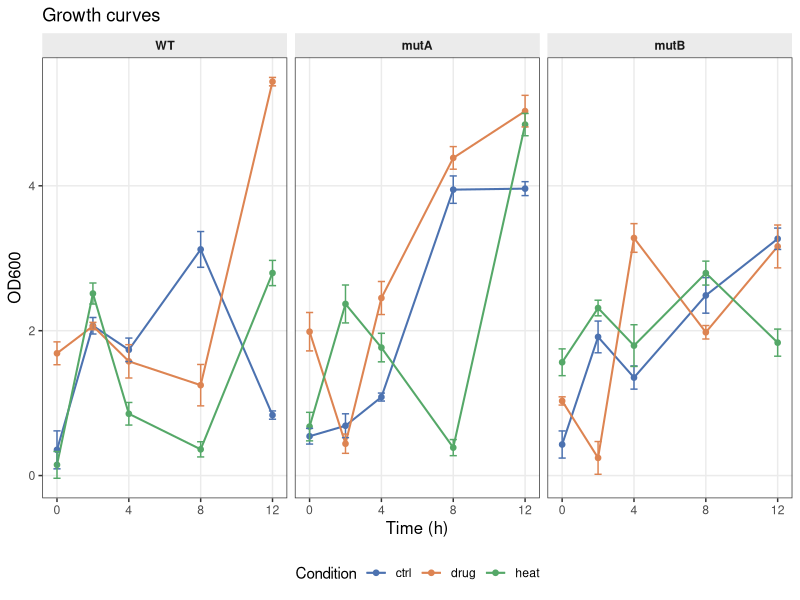

Here is the R script that generated this plot:
library(ggplot2)
library(dplyr)

dat <- read.csv("data/growth.csv")
dat$strain <- factor(dat$strain, levels = c("WT", "mutA", "mutB"))

theme_pub <- function(base_size = 11) {
  theme_bw(base_size = base_size) +
    theme(panel.grid.minor = element_blank(),
          strip.background = element_rect(fill = "grey92", colour = NA),
          strip.text = element_text(face = "bold"),
          legend.position = "bottom",
          axis.title = element_text(size = base_size + 1))
}

p <- ggplot(dat, aes(x = time, y = mean, colour = condition, group = condition)) +
  geom_line(linewidth = 0.7) +
  geom_point(size = 1.6) +
  geom_errorbar(aes(ymin = mean - sd, ymax = mean + sd), width = 0.4) +
  facet_wrap(~strain, ncol = 3) +
  scale_colour_manual(values = c(ctrl = "#4C72B0", drug = "#DD8452", heat = "#55A868")) +
  labs(x = "Time (h)", y = "OD600", colour = "Condition", title = "Growth curves") +
  theme_pub()

ggsave("fig.pdf", p, width = 7.2, height = 3, units = "in")
